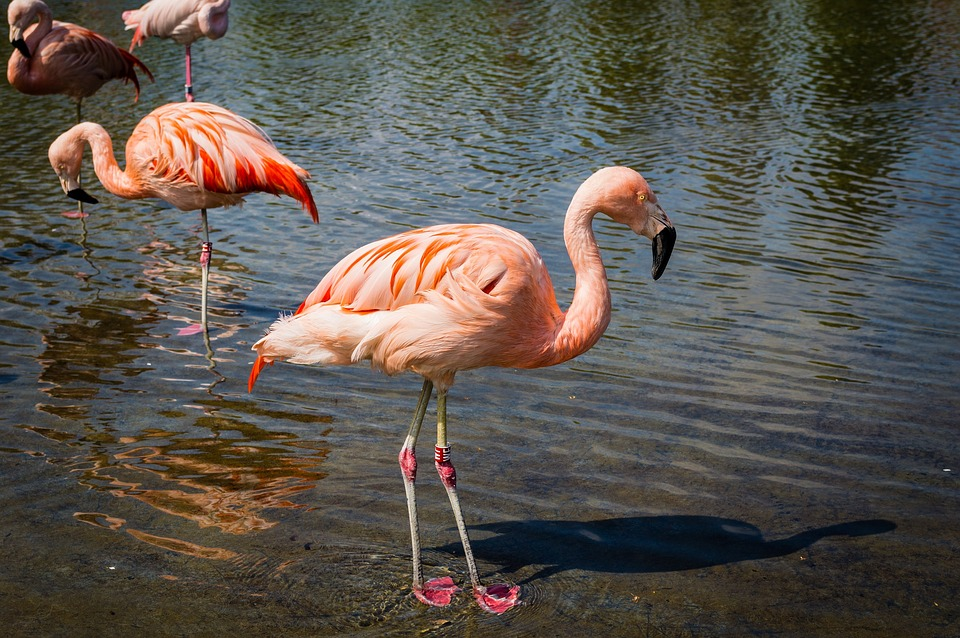
#> input picture 3-Types-of-Features-Image-Segmentation/images/flamingos.jpg, 960 x 638 px
$ jupyter execute 3-K-means.ipynb   (shell and % lines are left out)
#> lines starting #> are read from the running program, lines starting #| are printed output that depends on the picture
# K-means Clustering

### Importing Resources

[cell 1]
import numpy as np
import matplotlib.pyplot as plt
import cv2

### Displaying the Image

[cell 2]
# Reading the image
image = cv2.imread('images/flamingos.jpg')
#> image is the input picture: shape (638, 960, 3); mean B, G, R 77.9, 84.9, 91.1

# Change color to RGB (from BGR)
image = cv2.cvtColor(image, cv2.COLOR_BGR2RGB)

plt.figure(figsize=(10,8))
plt.imshow(image);

### Preparing data for K-Means

[cell 3]
# Reshape image into a 2D array of pixels and 3 color values (RGB)
pixel_vals = image.reshape((-1,3))

# Convert to float type
pixel_vals = np.float32(pixel_vals)

### Implementing K-Means Clustering

[cell 4]
# Defining the stopping criteria
criteria = (cv2.TERM_CRITERIA_EPS + cv2.TERM_CRITERIA_MAX_ITER, 100, 0.2)

# Performing k-means clustering
k = 7
_, labels, centers = cv2.kmeans(pixel_vals, k, None, criteria, 10, cv2.KMEANS_RANDOM_CENTERS)
#> centers = [[67.78, 64.01, 54.32], [115.8, 124.9, 130.5], [155.7, 83.03, 54.51], [218.6, 148.4, 118.8], [87.83, 92.12, 91.16], [39.76, 35.67, 24.4], [243.5, 205.2, 189]]

# Converting data into 8-bit values
centers = np.uint8(centers)
#> centers = [[67, 64, 54], [115, 124, 130], [155, 83, 54], [218, 148, 118], [87, 92, 91], [39, 35, 24], [243, 205, 189]]
segmented_data = centers[labels.flatten()]

# Reshaping data into the original image dimensions
segmented_image = segmented_data.reshape((image.shape))
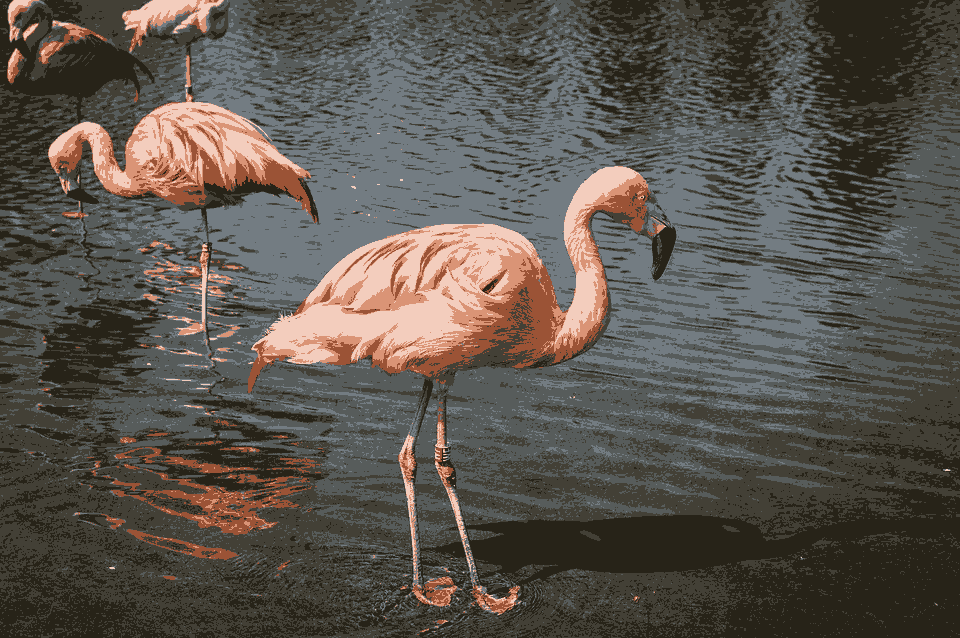
#> segmented_image: shape (638, 960, 3); mean R, G, B 90.3, 84.6, 77.5
labels_reshape = labels.reshape(image.shape[0], image.shape[1])
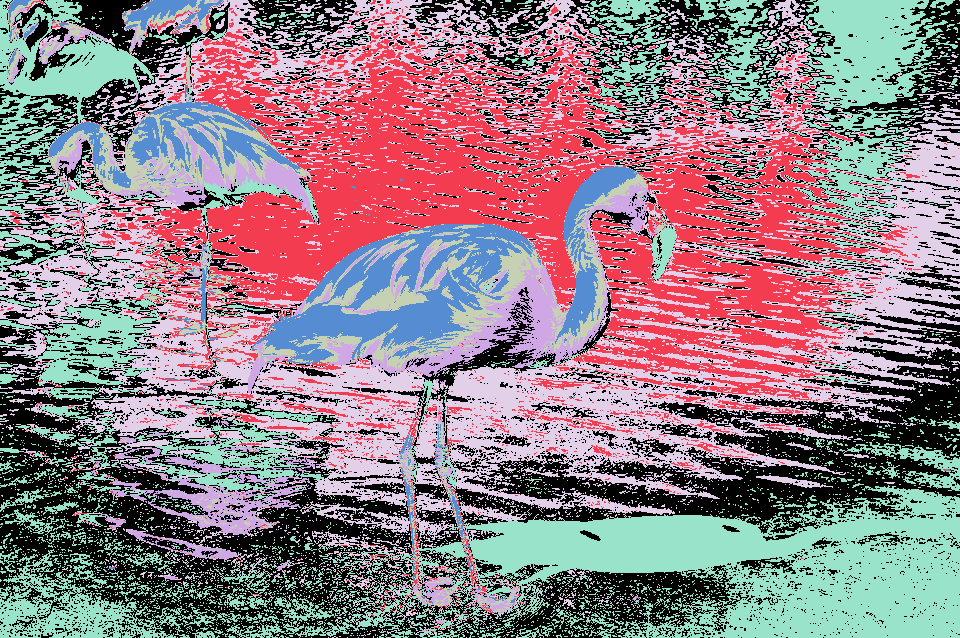
#> labels_reshape: shape (638, 960) int32; 7 distinct labels, from 0 to 6; one colour per label, 0 black

plt.figure(figsize=(10,8))
plt.imshow(segmented_image);

[cell 5]
# Visualizing individual segments
plt.figure(figsize=(10,8))
plt.imshow(labels_reshape==1, cmap='gray');
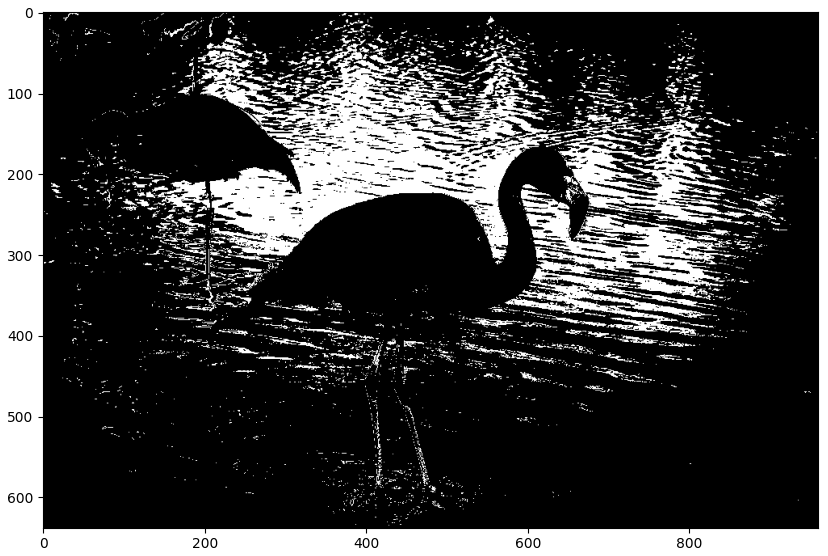
#> figure drawn by matplotlib, 1 panel

[cell 6]
# Masking the image segment
masked_image = np.copy(image)
masked_image[labels_reshape == 1] = [0, 0, 0]
masked_image[labels_reshape == 2] = [0, 0, 0]
masked_image[labels_reshape == 3] = [0, 0, 0]
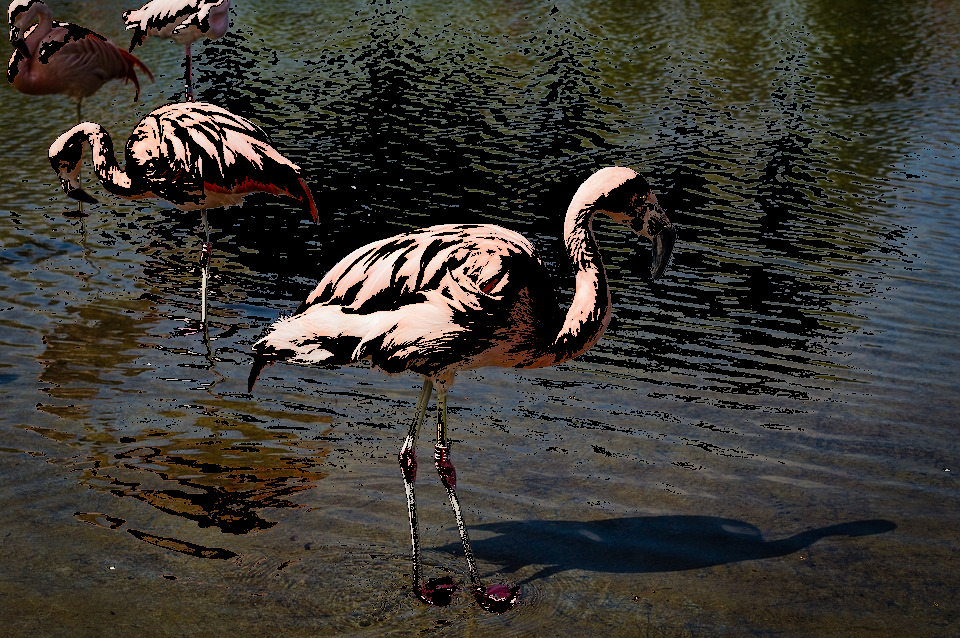
#> masked_image: shape (638, 960, 3); mean R, G, B 58.9, 56.3, 50.4
masked_image[labels_reshape == 5] = [0, 0, 0]
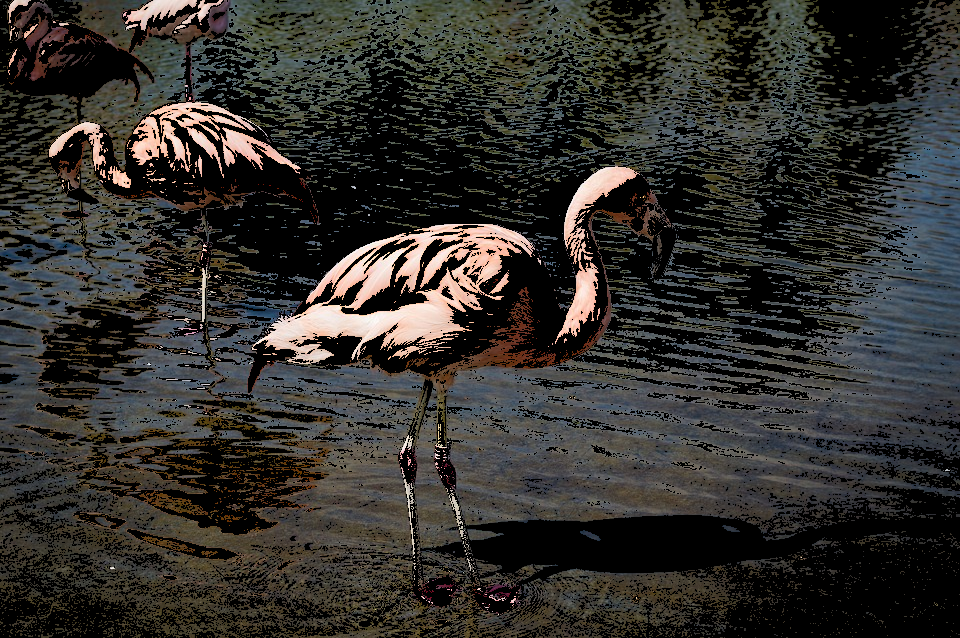
#> masked_image: shape (638, 960, 3); mean R, G, B 50.9, 49.2, 45.5

fig, [ax0, ax1] = plt.subplots(1,2, figsize = (22,8))
ax0.set_title("Original Image")
ax0.imshow(image);
ax1.set_title("Masked Image")
ax1.imshow(masked_image);

$ run again, with 3-Types-of-Features-Image-Segmentation/images/monarch.jpg copied over 3-Types-of-Features-Image-Segmentation/images/flamingos.jpg
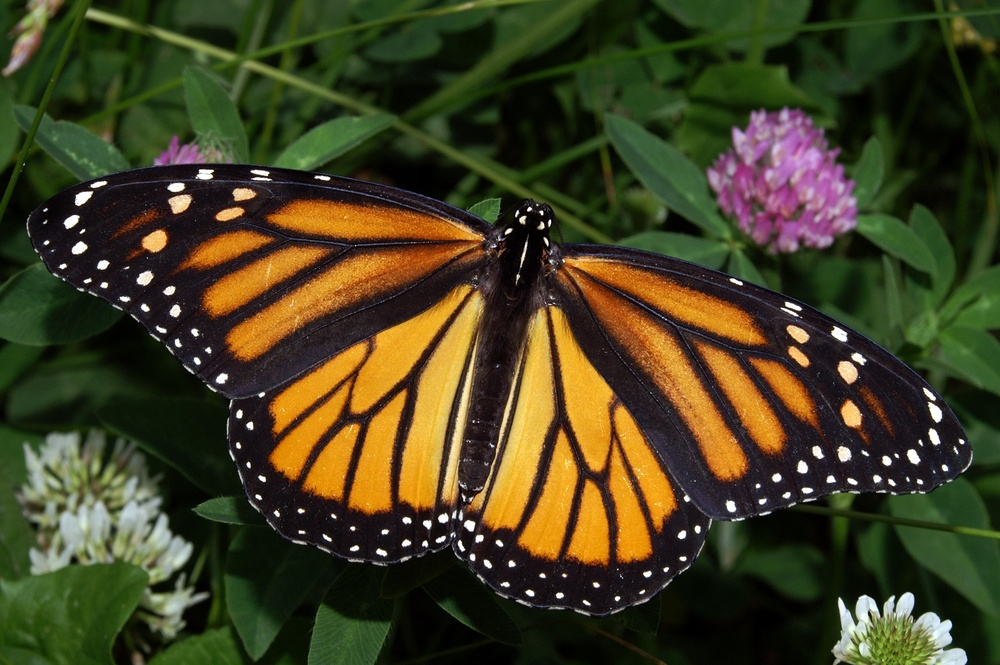
#> input picture 3-Types-of-Features-Image-Segmentation/images/monarch.jpg, 1000 x 665 px, shrunk from 3008 x 2000 before the run
#> image is the input picture: shape (665, 1000, 3); mean B, G, R 32.9, 63.4, 66.8
#> `_, labels, centers = cv2.kmeans(pixel_vals, k, None, criteria, 10, cv2..`: centers = [[15.88, 18.4, 9.62], [147.3, 128.1, 126.5], [162.1, 87.34, 25.3], [228.4, 158.6, 42.08], [67.05, 86.93, 47.69], [41.34, 53.03, 24.89], [217.2, 214.5, 204.4]]
#> `centers = np.uint8(centers)`: centers = [[15, 18, 9], [147, 128, 126], [162, 87, 25], [228, 158, 42], [67, 86, 47], [41, 53, 24], [217, 214, 204]]
#> `labels_reshape = labels.reshape(image.shape[0], image.shape[1])`:
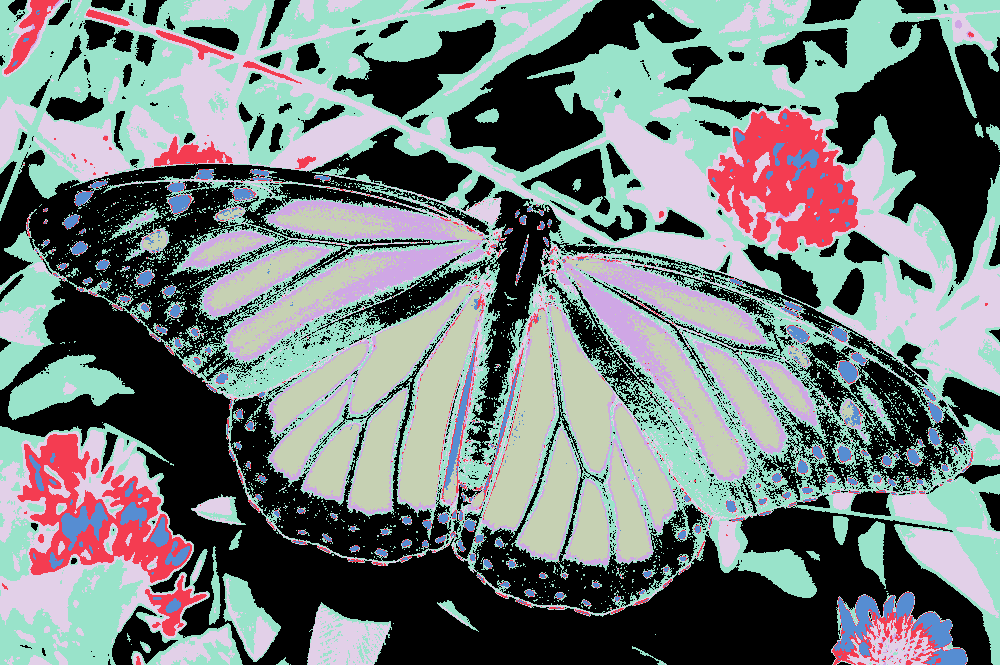
#> labels_reshape: shape (665, 1000) int32; 7 distinct labels, from 0 to 6; one colour per label, 0 black
#> `masked_image[labels_reshape == 5] = [0, 0, 0]`:
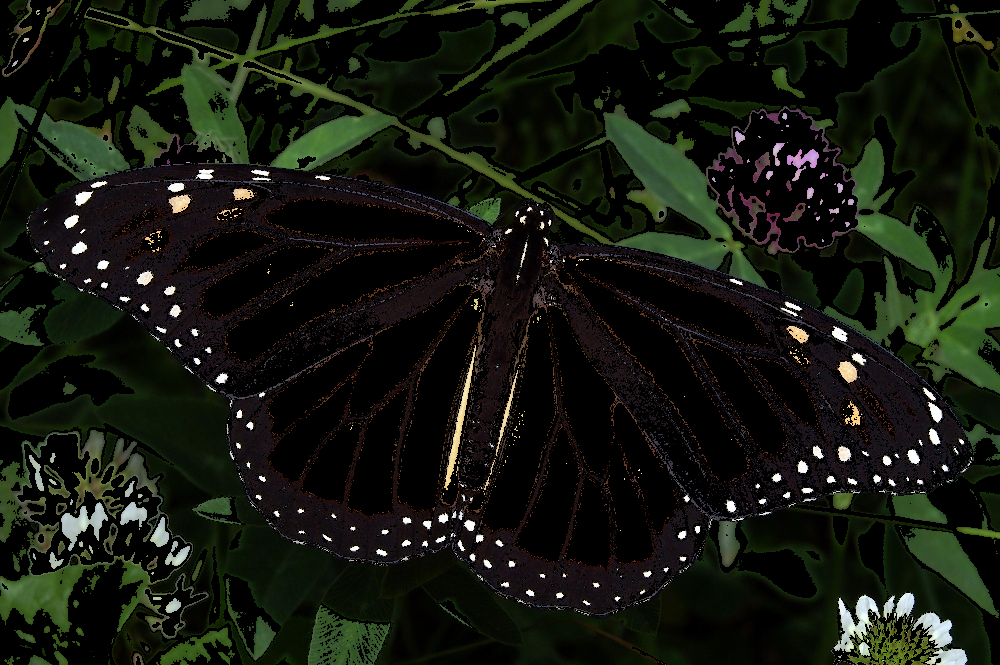
#> masked_image: shape (665, 1000, 3); mean R, G, B 20.7, 24.5, 15.2

$ run again, with 3-Types-of-Features-Image-Segmentation/images/oranges.jpg copied over 3-Types-of-Features-Image-Segmentation/images/flamingos.jpg
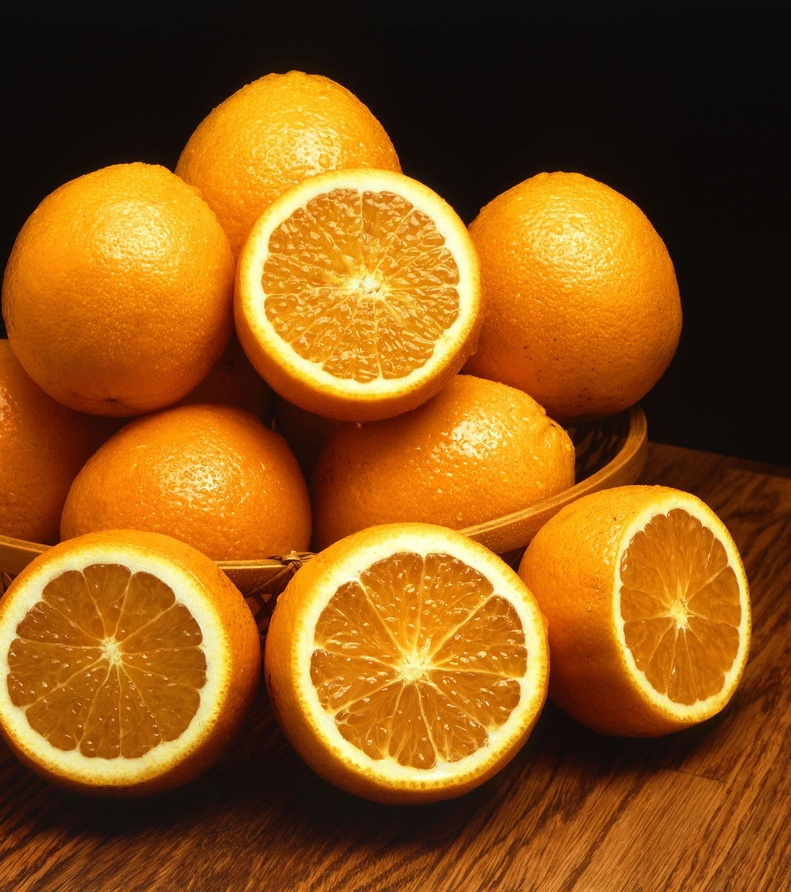
#> input picture 3-Types-of-Features-Image-Segmentation/images/oranges.jpg, 791 x 892 px, shrunk from 1999 x 2254 before the run
#> image is the input picture: shape (892, 791, 3); mean B, G, R 22.6, 85.5, 140
#> `_, labels, centers = cv2.kmeans(pixel_vals, k, None, criteria, 10, cv2..`: centers = [[95.28, 33.64, 6.36], [242.1, 155.3, 18], [208.1, 110.7, 10.54], [246.6, 198.6, 71.76], [19.98, 12.3, 8.97], [159.4, 73.42, 8.93], [248.6, 237.5, 158.9]]
#> `centers = np.uint8(centers)`: centers = [[95, 33, 6], [242, 155, 17], [208, 110, 10], [246, 198, 71], [19, 12, 8], [159, 73, 8], [248, 237, 158]]
#> `labels_reshape = labels.reshape(image.shape[0], image.shape[1])`:
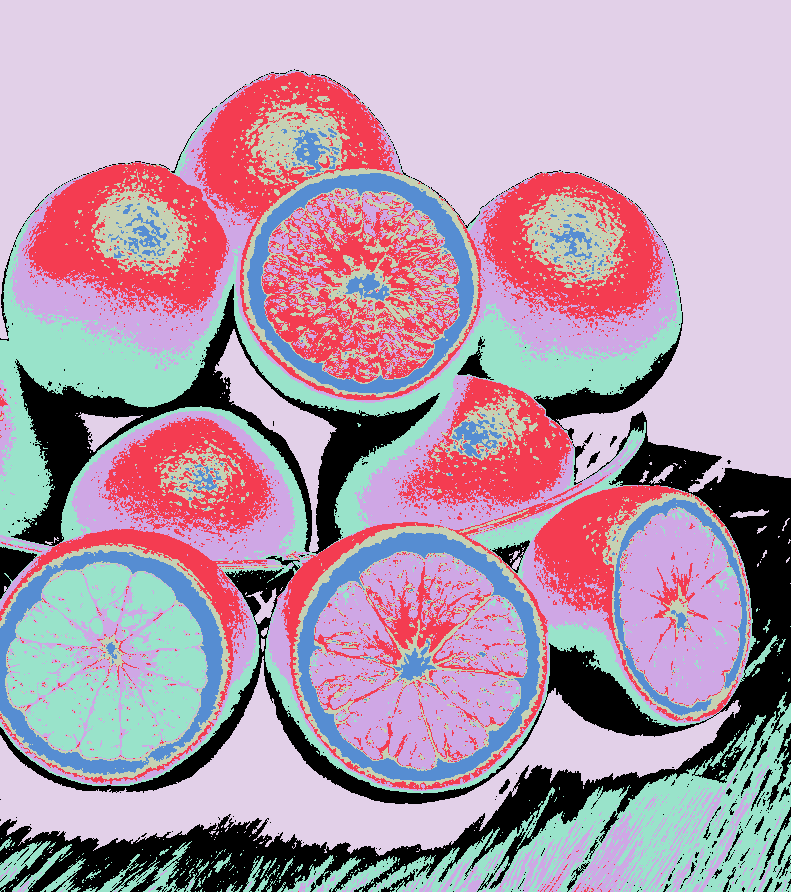
#> labels_reshape: shape (892, 791) int32; 7 distinct labels, from 0 to 6; one colour per label, 0 black
#> `masked_image[labels_reshape == 5] = [0, 0, 0]`:
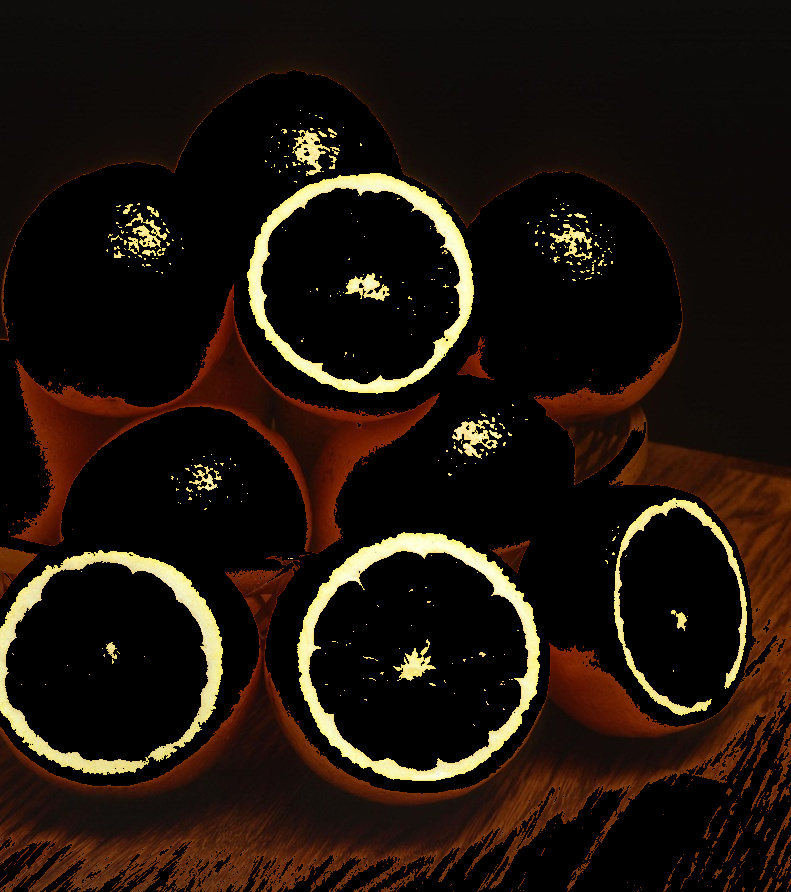
#> masked_image: shape (892, 791, 3); mean R, G, B 30.3, 20.2, 11.9
